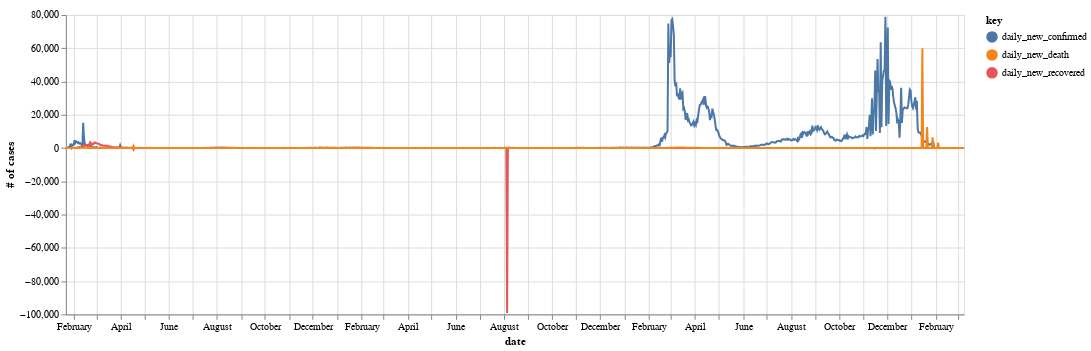

Notebook cell for this chart:
### Code cell
#Plot Altair 6a; per_country time series chart for daily new cases, recovered, and deaths - version 3 (more fancy selector)
# I use US data
import altair as alt
import pandas as pd
import numpy as np


#declare data and initialization
data = US_ts
#column name: date	value_confirmed	daily_new_confirmed	value_death	daily_new_death	value_recovered	daily_new_recovered

#specifying form of data; read: https://altair-viz.github.io/user_guide/data.html#long-form-vs-wide-form-data
base = alt.Chart(data).transform_fold(
    ['daily_new_confirmed', 'daily_new_recovered', 'daily_new_death']
)

# Create a selection that chooses the nearest point & selects based on x-value
nearest = alt.selection(type='single', nearest=True, on='mouseover',
                        fields=['date'], empty='none')

# The basic line
line = base.mark_line().encode(
    x='date:T',
    y=alt.Y('value:Q', axis=alt.Axis(title='# of cases')),
    color='key:N',
    
)

# Transparent selectors across the chart. This is what tells us
# the x-value of the cursor
selectors = base.mark_point().encode(
    x='date:T',
    opacity=alt.value(0),
    tooltip=[ alt.Tooltip('yearmonthdate(date)', title="Date")]
).add_selection(
    nearest
)

# Draw points on the line, and highlight based on selection
points = line.mark_point().encode(
    opacity=alt.condition(nearest, alt.value(1), alt.value(0))
)

# Draw text labels near the points, and highlight based on selection
text = line.mark_text(align='left', dx=5, dy=-5).encode(
    text=alt.condition(nearest, 'value:Q', alt.value(' '))
)

# Draw a rule at the location of the selection
rules = alt.Chart(data).mark_rule(color='gray').encode(
    x='date:T',
    
).transform_filter(
    nearest
)

# Put the five layers into a chart and bind the data
chart = alt.layer(
    line, selectors, points, rules, text
).properties(
    width=900, height=300
)
chart

### Figure 1 — Vega-Lite specification as saved in the notebook (floating-point values rounded to 4 significant figures; data arrays with more than 128 entries replaced by an {"elided": "..."} marker saying what was removed)
{"config": {"view": {"continuousWidth": 300, "continuousHeight": 300}}, "layer": [{"mark": {"type": "line"}, "encoding": {"color": {"field": "key", "type": "nominal"}, "x": {"field": "date", "type": "temporal"}, "y": {"axis": {"title": "# of cases"}, "field": "value", "type": "quantitative"}}, "transform": [{"fold": ["daily_new_confirmed", "daily_new_recovered", "daily_new_death"]}]}, {"mark": {"type": "point"}, "encoding": {"opacity": {"value": 0}, "tooltip": [{"field": "date", "timeUnit": "yearmonthdate", "title": "Date", "type": "temporal"}], "x": {"field": "date", "type": "temporal"}}, "name": "view_2", "transform": [{"fold": ["daily_new_confirmed", "daily_new_recovered", "daily_new_death"]}]}, {"mark": {"type": "point"}, "encoding": {"color": {"field": "key", "type": "nominal"}, "opacity": {"condition": {"param": "param_2", "value": 1, "empty": false}, "value": 0}, "x": {"field": "date", "type": "temporal"}, "y": {"axis": {"title": "# of cases"}, "field": "value", "type": "quantitative"}}, "transform": [{"fold": ["daily_new_confirmed", "daily_new_recovered", "daily_new_death"]}]}, {"mark": {"type": "rule", "color": "gray"}, "encoding": {"x": {"field": "date", "type": "temporal"}}, "transform": [{"filter": {"param": "param_2", "empty": false}}]}, {"mark": {"type": "text", "align": "left", "dx": 5, "dy": -5}, "encoding": {"color": {"field": "key", "type": "nominal"}, "text": {"condition": {"param": "param_2", "empty": false, "field": "value", "type": "quantitative"}, "value": " "}, "x": {"field": "date", "type": "temporal"}, "y": {"axis": {"title": "# of cases"}, "field": "value", "type": "quantitative"}}, "transform": [{"fold": ["daily_new_confirmed", "daily_new_recovered", "daily_new_death"]}]}], "data": {"name": "data-611cc7026614b13f40d534ec20ad0828"}, "height": 300, "params": [{"name": "param_2", "select": {"type": "point", "fields": ["date"], "nearest": true, "on": "mouseover"}, "views": ["view_2"]}], "width": 900, "$schema": "https://vega.github.io/schema/vega-lite/v5.16.3.json", "datasets": {"data-611cc7026614b13f40d534ec20ad0828": {"elided": "1143 records"}}}
